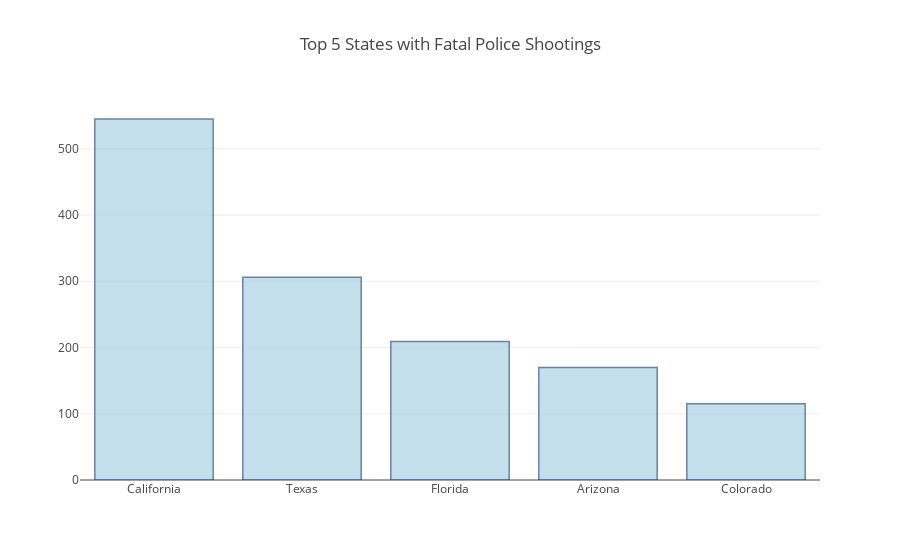

Notebook code for this chart:
### Code cell
trace = [go.Bar(x = df.state_name.value_counts().index[:5],
              y = df.state_name.value_counts().values[:5],
                  marker=dict(
        color='rgb(158,202,225)',
        line=dict(
            color='rgb(8,48,107)',
            width=1.5,
        )
    ),
    opacity=0.6,
)]

layout = go.Layout(title = "Top 5 States with Fatal Police Shootings", )

fig = dict(data=trace, layout=layout)
iplot(fig)

### Figure 1 — Plotly figure (JSON) as saved in the notebook; plotly's stock layout.template omitted (floating-point values rounded to 4 significant figures)
{"data": [{"marker": {"color": "rgb(158,202,225)", "line": {"color": "rgb(8,48,107)", "width": 1.5}}, "opacity": 0.6, "type": "bar", "x": ["California", "Texas", "Florida", "Arizona", "Colorado"], "y": [545, 306, 209, 170, 115]}], "layout": {"title": "Top 5 States with Fatal Police Shootings"}}
